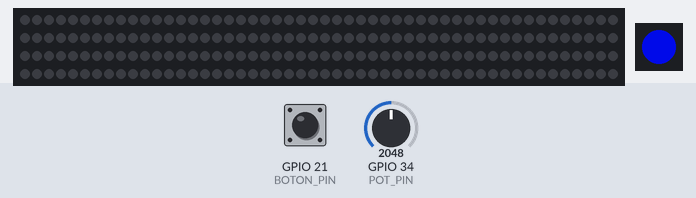
This sketch was run on a simulated ESP32. Parts: 200 RGB LEDs in strip order, left to right, continuing on the next row, 1 RGB LEDs in strip order, left to right. The inputs (shaded band) are chosen by the test bench; at power-on: GPIO 21 (BOTON_PIN) HIGH, GPIO 34 (POT_PIN) = 2048. Dim RGB values are drawn brighter than linear; what the sketch prints to the serial monitor is not drawn.

Above: at 1.2 s.
1.3 s: GPIO 21 (BOTON_PIN) pulled LOW for 0.15 s
2.0 s: GPIO 34 (POT_PIN) set to 1988
At 2.4 s:
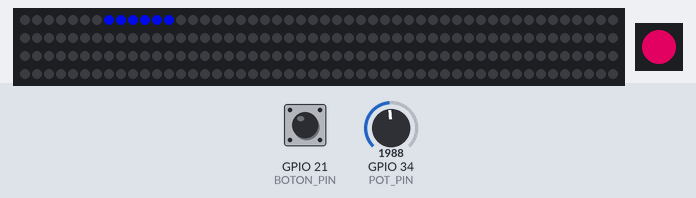
3.9 s: GPIO 21 (BOTON_PIN) pulled LOW for 1 s
5.5 s: GPIO 34 (POT_PIN) set to 2866
At 7.21 s:
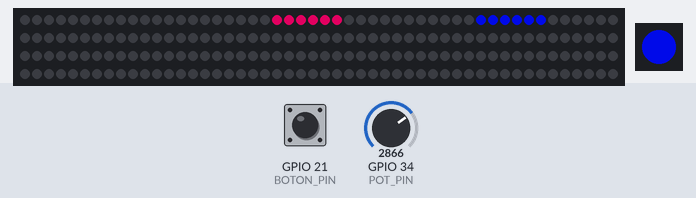
7.3 s: GPIO 34 (POT_PIN) set to 2047
At 7.49 s:
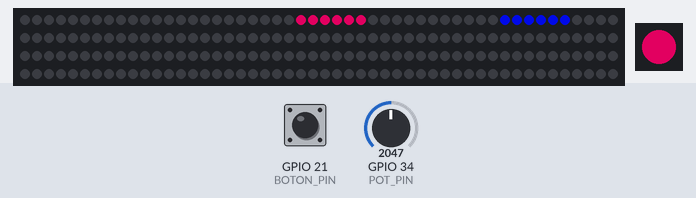
Timing chart, 0 to 8.5 s (numbered marks = the images above; inputs shaded):
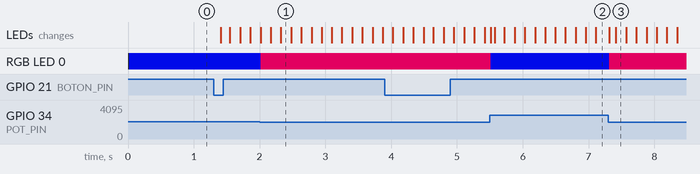

Measured:
- the behaviour switches between 2048 and 2047 on GPIO 34 (POT_PIN) (found by bisection; images 0 and 1)
- after the input at 2.0 s, the LEDs: first change at once (image 1 shows a later state)
- after the input at 7.3 s, the LEDs: first change at once (image 3 shows a later state)

The sketch:

CodigoNudge_v3.ino
```cpp
#include <FastLED.h>

#define TIRA_PIN 18
#define BOTON_PIN 21
#define INDICADOR_PIN 19
#define POT_PIN 34

#define NUM_LEDS 200
#define COLOR_ORDEN BRG
#define LED_TYPE WS2811

#define NUM_INDICADOR 1

#define MAX_LEDS 200
#define SIZE_VIAJERO 6
#define MAX_VIAJEROS 32

CRGB leds[NUM_LEDS];
CRGB indicador[NUM_INDICADOR];

struct Viajero {
  int pos;
  CRGB color;
  bool activo;
};

Viajero viajeros[MAX_VIAJEROS];

CRGB colorSeleccionado;  // color definido por potenciómetro

bool botonPrevio = HIGH;
bool monitorActivo = false;
int segundosTranscurridos = 0;
int tiempoMonitoreo = 0;
int contadorColores[3] = { 0, 0, 0 };
int nextViajero = 0;  // global, apunta al viajero a sobrescribir
unsigned long ultimaActividad = 0;
int ultimoValorPot = 0;
bool ultimoEstadoBoton = HIGH;
bool controlInactivo = false;


const CHSV coloresPredefinidos[3] = {
  CHSV(227, 255, 245),  // MAGENTA
  CHSV(158, 255, 222),  // AZUL
  CHSV(13, 250, 255)    // NARANJA
};

void setup() {
  Serial.begin(115200);  // Inicializa el monitor serial a 115200 baudios
  FastLED.addLeds<LED_TYPE, TIRA_PIN, COLOR_ORDEN>(leds, NUM_LEDS);
  FastLED.clear();
  FastLED.show();

  FastLED.addLeds<LED_TYPE, INDICADOR_PIN, COLOR_ORDEN>(indicador, NUM_INDICADOR);
  indicador[0] = CRGB::Black;
  FastLED.show();

  pinMode(BOTON_PIN, INPUT_PULLUP);

  // Inicializar viajeros
  for (int i = 0; i < MAX_VIAJEROS; i++) {
    viajeros[i].activo = false;
  }
}

void loop() {
  // Leer potenciómetro siempre, para futuros viajeros
  static int valorPotFiltrado = 0;
  int valorPot = analogRead(POT_PIN);
  valorPotFiltrado = (valorPotFiltrado * 0.9) + (valorPot * 0.1);
  int rangoColor = map(valorPot, 0, 4095, 0, 2);
  colorSeleccionado = coloresPredefinidos[rangoColor];

  // LED indicador siempre refleja la selección
  indicador[0] = colorSeleccionado;

  bool botonActual = digitalRead(BOTON_PIN);

  // Detectar actividad en potenciómetro o botón
  if (abs(valorPot - ultimoValorPot) > 200 || botonActual != ultimoEstadoBoton) {
    ultimaActividad = millis();  //hubo actividad se empieza a contar
    controlInactivo = false;
    ultimoValorPot = valorPotFiltrado;
    ultimoEstadoBoton = botonActual;
  }

  // Verificar inactividad despúes de 5 segundos
  if (millis() - ultimaActividad > 5000) {
    controlInactivo = true;
  }

  // Detectar actividad en boton y enviar viajeros
  if (botonPrevio == HIGH && botonActual == LOW) {
    bool enviado = false;

    // Buscar un viajero libre
    for (int i = 0; i < MAX_VIAJEROS; i++) {
      if (!viajeros[i].activo) {
        viajeros[i].pos = 0;
        viajeros[i].color = colorSeleccionado;
        viajeros[i].activo = true;
        enviado = true;
        break;
      }
    }

    // Si no hay viajeros libres, sobrescribir el siguiente
    if (!enviado) {
      viajeros[nextViajero].pos = 0;
      viajeros[nextViajero].color = colorSeleccionado;
      viajeros[nextViajero].activo = true;

      nextViajero++;
      if (nextViajero >= MAX_VIAJEROS) nextViajero = 0;
    }
  }
  botonPrevio = botonActual;

  if (controlInactivo) {
    Serial.println("SISTEMA INACTIVO");
  } else {
    Serial.println("ACTIVIDAD DETECTADA");
  }
  Serial.println(valorPotFiltrado);

  // --- Animación de viajeros ---
  EVERY_N_MILLISECONDS(150) {
    // Limpiar solo la tira, no el indicador
    for (int i = 0; i < NUM_LEDS; i++) leds[i] = CRGB::Black;

    // Actualizar cada viajero activo
    for (int i = 0; i < MAX_VIAJEROS; i++) {
      if (viajeros[i].activo) {
        viajeros[i].pos = (viajeros[i].pos + 1) % (MAX_LEDS + 1);

        for (int j = 0; j < SIZE_VIAJERO; j++) {
          int ledIndex = (viajeros[i].pos + j) % (MAX_LEDS + 1);
          leds[ledIndex] = viajeros[i].color;  // sobrescribe colores anteriores
        }
      }
    }
    // actualizarMonitoreo();
    FastLED.show();
  }
  FastLED.show();  // Mostrar indicador siempre
}


//-----------------------MONITOREOS INTELIGENTES-----------------------------------------
```
